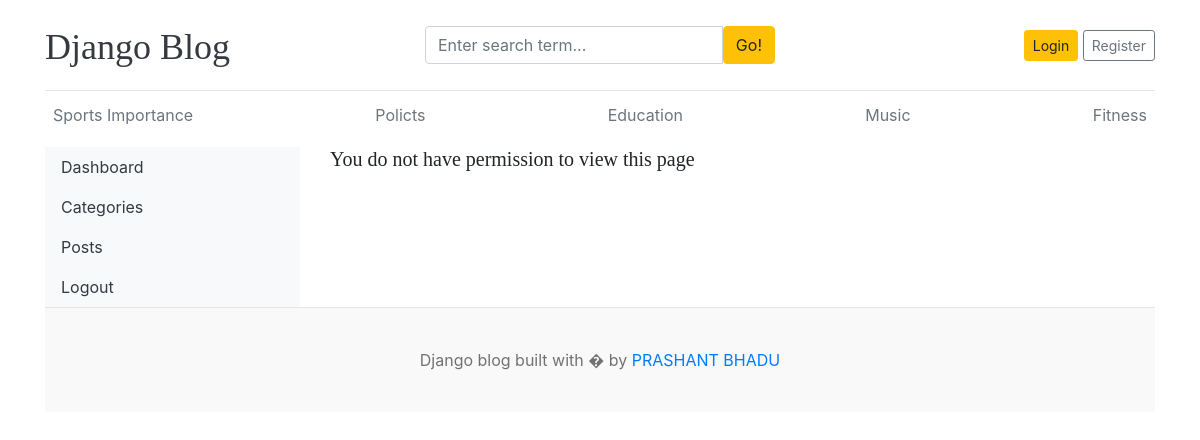
The page /dashboard/users/add/ on the database its author committed.
### blogs/models.py (models this page shows, shortened)
class Category(models.Model):
    category_name = models.CharField(max_length=50, unique=True)
    created_at = models.DateTimeField(auto_now_add=True)
    updated_at = models.DateTimeField(auto_now=True)
    class Meta:
        verbose_name_plural = 'categories'

### dashboards/views.py (the view, shortened to what this page needs)
# urls.py: path('users/add/', views.add_user, name='add_user'),
def add_user(request):
    form= AddUserForm()
    context = {
        'form': form,
    }
    return render(request, 'dashboard/add_user.html',context)

### dashboards/forms.py
class AddUserForm(UserCreationForm):
    class Meta:
        model = User
        fields = ('username', 'email', 'first_name', 'last_name', 'is_active', 'is_staff', 'is_superuser', 'groups', 'user_permissions')

### blogs/context_processors.py (called while the page is built)
def get_categories(request):
    categories= Category.objects.all()
    return dict(categories=categories)

def get_social_links(request):
    social_links=SocialLink.objects.all()
    return dict(social_links=social_links)

### templates/dashboard/add_user.html
{% extends 'base.html' %}
{% block content %}
{% load crispy_forms_tags %}
<div class="row">
     {% include 'dashboard/sidebar.html' %}
    <div class="col-md-9">
        {% if perms.auth.add_user %}
        <h2>Add New User </h2>
        <form action="{% url 'add_user' %}" method="POST">
            {% csrf_token %}
            {{form | crispy}}
            <button type="submit" class="btn btn-warning">Submit</button>
        </form>
        <br>
        {% else %}
        <h5> You do not have permission to view this page</h5>
        {% endif %}
    </div>
</div>
{% endblock %}

### templates/base.html (shortened to what this page needs)
{% load static %}
<!DOCTYPE html>
<html lang="en">
<head>
    <link href="https://getbootstrap.com/docs/4.0/dist/css/bootstrap.min.css" rel="stylesheet">
    <link href="{% static 'css/blog.css' %}" rel="stylesheet">
    <link rel="stylesheet" href="https://cdnjs.cloudflare.com/ajax/libs/font-awesome/4.7.0/css/font-awesome.min.css">
  </head>
<body>
    <div class="container">
      <header class="blog-header py-3">
        <div class="row flex-nowrap justify-content-between align-items-center">
          <div class="col-4 pt-1">
            <a class="blog-header-logo text-dark" href="/">Django Blog</a>
          </div>
          <div class="col-4">
            <form action="{% url 'search' %}" method="GET">
                <div class="input-group">
                        <input class="form-control" type="text" name="keyword" placeholder="Enter search term..." aria-label="Enter search term..." aria-describedby="button-search" />
                        <button type="submit" class="btn btn-warning" id="button-search" type="button">Go!</button>
                    </div>
            </form>
          </div>
          <div class="col-4 d-flex justify-content-end align-items-center">
            {% if not user.is_authenticated %}
            <a class="btn btn-sm btn-warning" href="{% url 'login' %}">Login</a> &nbsp;
            <a class="btn btn-sm btn-outline-secondary" href="{% url 'register' %}">Register</a>
            {% else %}
            <span><a href="{% url 'dashboard' %}">Dashboard</a> </span>
            &emsp;
            <span><a href="{% url 'logout' %}">Logout</a></span>
            {%endif%}
          </div>
        </div>
      </header>
      <div class="nav-scroller py-1 mb-2">
        <nav class="nav d-flex justify-content-between">
          {% for cat in categories %}
          <a class="p-2 text-muted" href="{% url 'posts_by_category' cat.id %}">{{cat.category_name}}</a>
          {% endfor %}
        </nav>
      </div>
 {% block content %}
 {% endblock %}
<footer class="blog-footer">
  <p>Django blog built with � by <a href="#">PRASHANT BHADU</a></p>
</footer>
</body>
</html>

### blog_main/static/css/blog.css (style rules this page uses)
.blog-header { border-bottom: 1px solid #e5e5e5; }
.blog-header-logo { font-family: "Playfair Display", Georgia, "Times New Roman", serif; font-size: 2.25rem; }
h1, h2, h3, h4, h5, h6 { font-family: "Playfair Display", Georgia, "Times New Roman", serif; }
.blog-footer { padding: 2.5rem 0; color: #727272; text-align: center; background-color: #f9f9f9; border-top: .05rem solid #e5e5e5; }
.blog-footer p:last-child { margin-bottom: 0; }

### rows shown on the page
Category: category_name "Sports Importance"
Category: category_name "Policts"
Category: category_name "Education"
Category: category_name "Music"
Category: category_name "Fitness"
